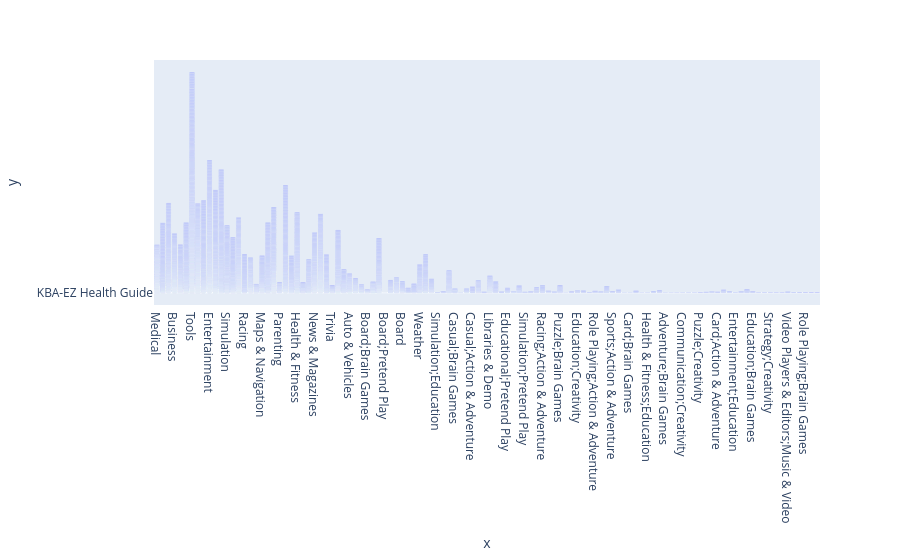

Here is the notebook cell this chart was saved with:
### Markdown cell above
**Challenge**: Can you create this chart with the Series containing the genre data? 

<img src=https://imgur.com/DbcoQli.png width=400>

Try experimenting with the built in colour scales in Plotly. You can find a full list [here](https://plotly.com/python/builtin-colorscales/). 

* Find a way to set the colour scale using the color_continuous_scale parameter. 
* Find a way to make the color axis disappear by using coloraxis_showscale.

### Code cell
bar_genres = px.bar(x = df_apps_clean.Genres, # index = category name
             y = df_apps_clean.App,
             )
 
bar_genres.show()

### Figure 1 — Plotly figure (JSON) as saved in the notebook; plotly's stock layout.template omitted (floating-point values rounded to 4 significant figures; data arrays with more than 128 entries replaced by an {"elided": "..."} marker saying what was removed)
{"data": [{"hovertemplate": "x=%{x}<br>y=%{y}<extra></extra>", "legendgroup": "", "marker": {"color": "#636efa", "pattern": {"shape": ""}}, "name": "", "orientation": "v", "showlegend": false, "textposition": "auto", "type": "bar", "x": {"elided": "8184 str values"}, "xaxis": "x", "y": {"elided": "8184 str values"}, "yaxis": "y"}], "layout": {"barmode": "relative", "legend": {"tracegroupgap": 0}, "margin": {"t": 60}, "xaxis": {"anchor": "y", "domain": [0, 1], "title": {"text": "x"}}, "yaxis": {"anchor": "x", "domain": [0, 1], "title": {"text": "y"}}}}
